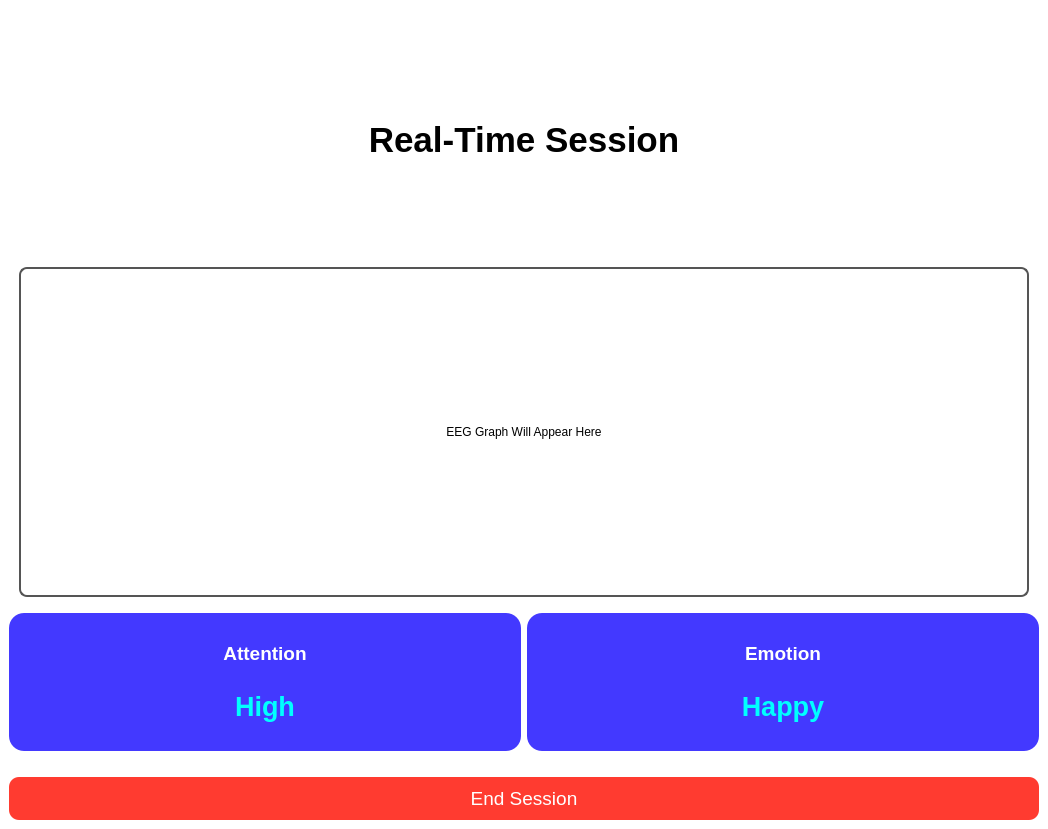
<?xml version="1.0" encoding="UTF-8"?>
<ui version="4.0">
 <class>MainWindow</class>
 <widget class="QMainWindow" name="MainWindow">
  <property name="geometry">
   <rect>
    <x>0</x>
    <y>0</y>
    <width>1048</width>
    <height>829</height>
   </rect>
  </property>
  <property name="windowTitle">
   <string>Real-Time EEG Session</string>
  </property>
  <widget class="QWidget" name="centralwidget">
   <property name="styleSheet">
    <string notr="true">background-color: white;</string>
   </property>
   <layout class="QVBoxLayout" name="verticalLayout" stretch="1,0,0,0">
    <item>
     <widget class="QLabel" name="label_title">
      <property name="styleSheet">
       <string notr="true">font-size: 26pt; font-weight: bold; color: black; margin-top: 20px;</string>
      </property>
      <property name="text">
       <string>Real-Time Session</string>
      </property>
      <property name="alignment">
       <set>Qt::AlignCenter</set>
      </property>
     </widget>
    </item>
    <item>
     <widget class="QLabel" name="graphPlaceholder">
      <property name="minimumSize">
       <size>
        <width>800</width>
        <height>350</height>
       </size>
      </property>
      <property name="styleSheet">
       <string notr="true">background-color: white; border: 2px solid #555; border-radius: 8px; margin: 10px;</string>
      </property>
      <property name="text">
       <string>EEG Graph Will Appear Here</string>
      </property>
      <property name="alignment">
       <set>Qt::AlignCenter</set>
      </property>
     </widget>
    </item>
    <item>
     <layout class="QHBoxLayout" name="horizontalLayoutTopCards" stretch="1,1">
      <item>
       <widget class="QFrame" name="frame_attention">
        <property name="styleSheet">
         <string notr="true">background-color: #4339FF; border-radius: 15px; padding: 10px;</string>
        </property>
        <layout class="QVBoxLayout" name="verticalLayoutAttention">
         <item>
          <widget class="QLabel" name="label_attention_title">
           <property name="styleSheet">
            <string notr="true">color: white; font-size: 14pt; font-weight: bold;</string>
           </property>
           <property name="text">
            <string>Attention</string>
           </property>
           <property name="alignment">
            <set>Qt::AlignCenter</set>
           </property>
          </widget>
         </item>
         <item>
          <widget class="QLabel" name="label_attention_value">
           <property name="styleSheet">
            <string notr="true">color: cyan; font-size: 20pt; font-weight: bold;</string>
           </property>
           <property name="text">
            <string>High</string>
           </property>
           <property name="alignment">
            <set>Qt::AlignCenter</set>
           </property>
          </widget>
         </item>
        </layout>
       </widget>
      </item>
      <item>
       <widget class="QFrame" name="frame_emotion">
        <property name="styleSheet">
         <string notr="true">background-color: #4339FF; border-radius: 15px; padding: 10px;</string>
        </property>
        <layout class="QVBoxLayout" name="verticalLayoutEmotion">
         <item>
          <widget class="QLabel" name="label_emotion_title">
           <property name="styleSheet">
            <string notr="true">color: white; font-size: 14pt; font-weight: bold;</string>
           </property>
           <property name="text">
            <string>Emotion</string>
           </property>
           <property name="alignment">
            <set>Qt::AlignCenter</set>
           </property>
          </widget>
         </item>
         <item>
          <widget class="QLabel" name="label_emotion_value">
           <property name="styleSheet">
            <string notr="true">color: cyan; font-size: 20pt; font-weight: bold;</string>
           </property>
           <property name="text">
            <string>Happy</string>
           </property>
           <property name="alignment">
            <set>Qt::AlignCenter</set>
           </property>
          </widget>
         </item>
        </layout>
       </widget>
      </item>
     </layout>
    </item>
    <item>
     <widget class="QPushButton" name="btn_end_session">
      <property name="styleSheet">
       <string notr="true">background-color: #FF3B30; color: white; font-size: 14pt; border-radius: 10px; padding: 10px 20px; margin-top: 20px;</string>
      </property>
      <property name="text">
       <string>End Session</string>
      </property>
     </widget>
    </item>
   </layout>
  </widget>
 </widget>
 <resources/>
 <connections/>
</ui>
